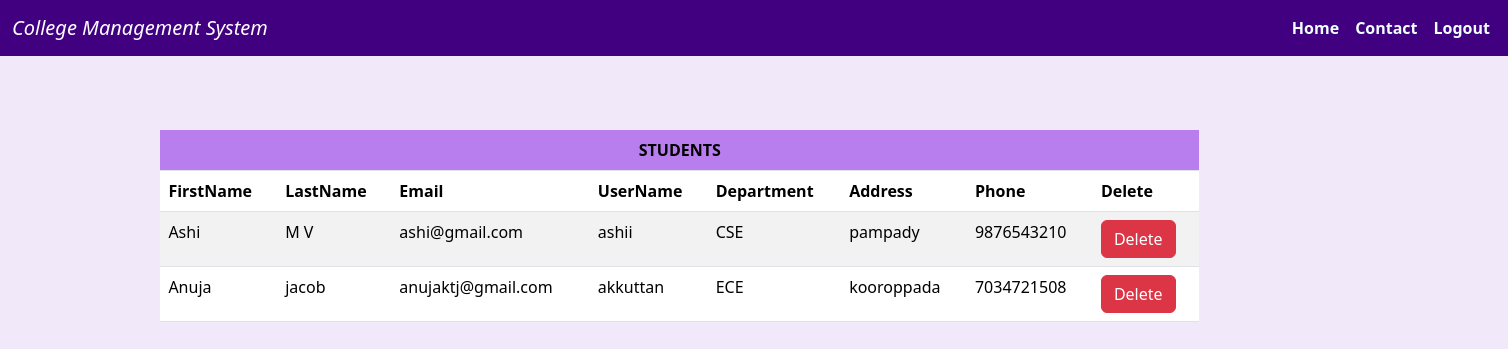
The page /admin_viewstud on the database its author committed.
### clgdbapp/models.py (models this page shows)
class student(models.Model):
    stud_id =models.ForeignKey(User, on_delete=models.CASCADE)
    dept_id =models.ForeignKey(department, on_delete=models.CASCADE)
    address = models.CharField(max_length=20)
    phone = models.IntegerField()

class User(AbstractUser):
    usertype = models.CharField(max_length=20)

class department(models.Model):
    dept_name = models.CharField(max_length=20)

### clgdbapp/views.py (the view)
# urls.py: path("admin_viewstud", views.admin_viewstud, name="admin_viewstud"),
def admin_viewstud(request):
    view = student.objects.select_related('stud_id','dept_id').all()
    return render(request,'admin_viewstud.html',{'views':view})

### clgdbapp/templates/admin_viewstud.html
{% extends 'main.html' %}
{% load static %}
{% block content1 %}
<div class="container-fluid mt-3">
    <table class="table table-striped" style="width: 70%; margin-left: 10%; margin-top: 5%;">
        <thead >
          <th colspan="10" style="text-align: center;background-color: rgb(184, 126, 238);">STUDENTS</th>
          <tr>
            <th>FirstName</th>
            <th>LastName</th>
            <th>Email</th>
            <th>UserName</th>
            <th>Department</th>
            <th>Address</th>
            <th>Phone</th>
            <th>Delete</th>
          </tr>
        </thead>
        <tbody>
          {% for i in views %}
            <tr>
                <td>{{ i.stud_id.first_name }}</td>
                <td>{{ i.stud_id.last_name }}</td>
                <td>{{ i.stud_id.email }}</td>
                <td>{{ i.stud_id.username }}</td>
                <td>{{ i.dept_id.dept_name }}</td>
                <td>{{ i.address }}</td>
                <td>{{ i.phone }}</td>
                <td>
                  <button class="btn btn-danger"><a href="del_stud/{{ i.id }}"
                    style="text-decoration: none; color: white;">Delete</a></button></td>
            </tr>
            {% endfor %}
        </tbody>
      </table>
</div>
{% endblock content1 %}

### clgdbapp/templates/main.html (style rules this page uses)
body { background-color: rgb(241, 232, 250); }

### rows shown on the page
student: stud_id.first_name "Ashi", stud_id.last_name "M V", stud_id.email "ashi@gmail.com", stud_id.username "ashii", dept_id.dept_name "CSE", address "pampady", phone "9876543210"
student: stud_id.first_name "Anuja", stud_id.last_name "jacob", stud_id.email "anujaktj@gmail.com", stud_id.username "akkuttan", dept_id.dept_name "ECE", address "kooroppada", phone "7034721508"
